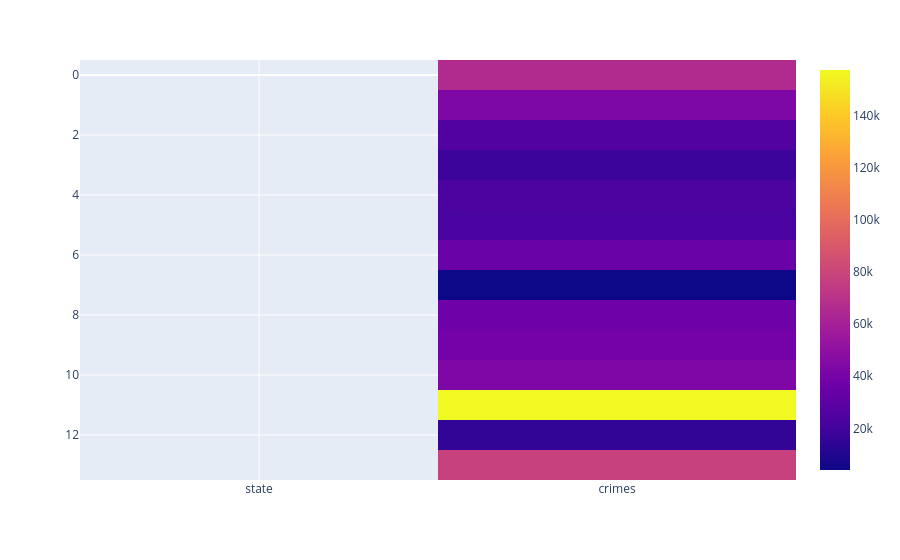

This figure's notebook cell:
### Code cell
fig = px.imshow(crimebystate_countsdf)
fig.show()

### Figure 1 — Plotly figure (JSON) as saved in the notebook; plotly's stock layout.template omitted (floating-point values rounded to 4 significant figures)
{"data": [{"coloraxis": "coloraxis", "hovertemplate": "x: %{x}<br>y: %{y}<br>color: %{z}<extra></extra>", "name": "0", "type": "heatmap", "x": ["state", "crimes"], "xaxis": "x", "y": [0, 1, 2, 3, 4, 5, 6, 7, 8, 9, 10, 11, 12, 13], "yaxis": "y", "z": [["Johor", 65963], ["Kedah", 43185], ["Kelantan", 25348], ["Melaka", 17980], ["Negeri Sembilan", 23392], ["Pahang", 22385], ["Perak", 34352], ["Perlis", 4019], ["Pulau Pinang", 36653], ["Sabah", 38944], ["Sarawak", 43136], ["Selangor", 157455], ["Terengganu", 14984], ["W.P. Kuala Lumpur", 77701]]}], "layout": {"coloraxis": {"colorscale": [[0, "#0d0887"], [0.1111, "#46039f"], [0.2222, "#7201a8"], [0.3333, "#9c179e"], [0.4444, "#bd3786"], [0.5556, "#d8576b"], [0.6667, "#ed7953"], [0.7778, "#fb9f3a"], [0.8889, "#fdca26"], [1, "#f0f921"]]}, "margin": {"t": 60}, "xaxis": {"anchor": "y", "constrain": "domain", "domain": [0, 1], "scaleanchor": "y"}, "yaxis": {"anchor": "x", "autorange": "reversed", "constrain": "domain", "domain": [0, 1]}}}
